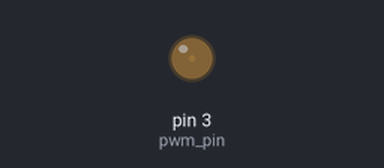
The sketch below on a simulated Arduino Uno, built with avr-gcc and run on an emulated ATmega328P. Shown: output pins drawn as LEDs (lit = HIGH).

Above: at 0.15 s.
At 10.05 s:
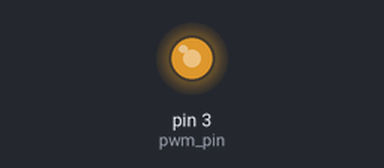
At 19.36 s:
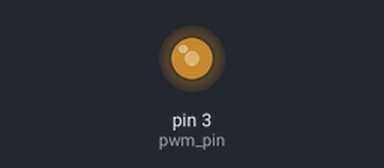
At 38.58 s:
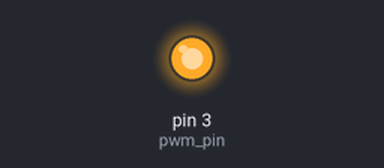
Timing chart, 0 to 40.0 s (numbered marks = the images above):
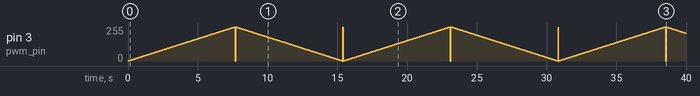

The sketch:

0_2_pwm_buzzer_control.ino
```cpp
// Link: https://www.tinkercad.com/things/kN79GrT9qCV-02pwmbuzzercontrol?sharecode=hYE0jUAl6n2CrHw2UgIraXcxu3nIK6Ly4HVHkV4yvSI

int pwm_pin = 3;
int duty_cycle_value = 0;
bool flag = true;

void setup()
{
  pinMode(pwm_pin, OUTPUT);
}

void loop()
{
  if((duty_cycle_value <= 255) && (flag == true))
  {
    	if(duty_cycle_value == 255)
        {
        	flag = false;
        }
  		analogWrite(pwm_pin, duty_cycle_value);
    	delay(30);
    	duty_cycle_value++;
  }

  if((duty_cycle_value >= 0) && (flag == false))
  {
    	if(duty_cycle_value == 0)
        {
        	flag = true;
        }
  		analogWrite(pwm_pin, duty_cycle_value);
    	delay(30);
    	duty_cycle_value--;
  }


}
```
